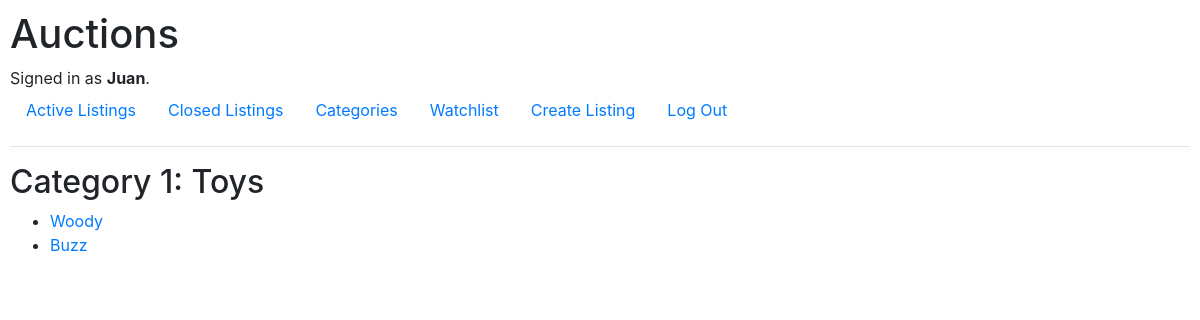
Screenshot of /categories/1 (signed in) with the database file from the repository.
### auctions/models.py (models this page shows, shortened)
class User(AbstractUser):
    pass

class Category(models.Model):
    name = models.CharField(max_length=50)
    description = models.CharField(max_length=500)

class Listing(models.Model):
    title = models.CharField(max_length=50)
    description = models.CharField(max_length=1000)
    starting_bid = models.DecimalField(max_digits=10, decimal_places=2)
    created_date = models.DateTimeField(auto_now_add=True)
    category_id = models.ForeignKey(Category, on_delete=models.CASCADE)
    followers = models.ManyToManyField(User)
    image_url = models.CharField(max_length=100)
    created_by = models.ForeignKey(User, on_delete=models.CASCADE, related_name='owned_listings')
    closed = models.BooleanField(default=False)

### auctions/views.py (the view)
# urls.py: path("categories/<int:category_id>", views.category, name="category"),
@login_required
def category(request, category_id):
    try:
        category = Category.objects.get(pk=category_id)
    except category.DoesNotExist:
        raise Http404("category not found.")
    return render(request, "auctions/category.html",
    {
        "category": category
    })

### auctions/templates/auctions/category.html (shortened to what this page needs)
{% extends "auctions/layout.html" %}
{% block body %}
    <h2>Category {{ category.id }}: {{ category.name }}</h2>
    <ul>
        {% for item in category.listing_set.all %}
        <li>
            <a href="{% url 'auctions:listing' item.id %}">
                {{ item.title }}
            </a>
        </li>
        {% endfor %}
    </ul>
{% endblock %}

### auctions/templates/auctions/layout.html (shortened to what this page needs)
{% load static %}
<!DOCTYPE html>
<html lang="en">
    <head>
        <link rel="stylesheet" href="https://stackpath.bootstrapcdn.com/bootstrap/4.4.1/css/bootstrap.min.css">
        <link href="{% static 'auctions/styles.css' %}" rel="stylesheet">
    </head>
    <body>
        <h1>Auctions</h1>
        <div>
            {% if user.is_authenticated %}
                Signed in as <strong>{{ user.username }}</strong>.
            {% else %}
                Not signed in.
            {% endif %}
        </div>
        <ul class="nav">
            <li class="nav-item">
                <a class="nav-link" href="{% url 'auctions:index' %}">Active Listings</a>
            </li>
            {% if user.is_authenticated %}
                <li class="nav-item">
                    <a class="nav-link" href="{% url 'auctions:closed_listings' %}">Closed Listings</a>
                </li>
                <li class="nav-item">
                    <a class="nav-link" href="{% url 'auctions:categories' %}">Categories</a>
                </li>
                <li class="nav-item">
                    <a class="nav-link" href="{% url 'auctions:watchlist' %}">Watchlist</a>
                </li>
                <li class="nav-item">
                    <a class="nav-link" href="{% url 'auctions:create' %}">Create Listing</a>
                </li>
                <li class="nav-item">
                    <a class="nav-link" href="{% url 'auctions:logout' %}">Log Out</a>
                </li>
            {% endif %}
        </ul>
        <hr>
        {% block body %}
        {% endblock %}
    </body>
</html>

### auctions/static/auctions/styles.css (style rules this page uses)
body { padding: 10px; }

### rows the page displays
User: username "Juan"
Category: id "1", name "Toys"
Listing: title "Woody"
Listing: title "Buzz"
